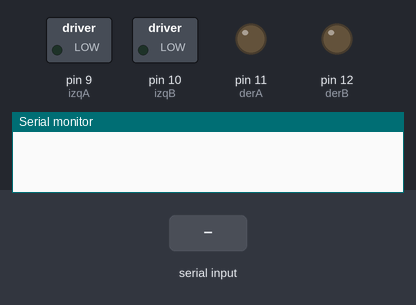
The sketch below on a simulated Arduino Uno, built with avr-gcc and run on an emulated ATmega328P. Shown: switched loads named in the sketch (green lamp = pin HIGH), output pins drawn as LEDs (lit = HIGH), the last lines printed to the serial monitor. Inputs (shaded band) come from the test bench.

Above: at 1.2 s.
1.3 s: "1" received over Serial
At 2.3 s:
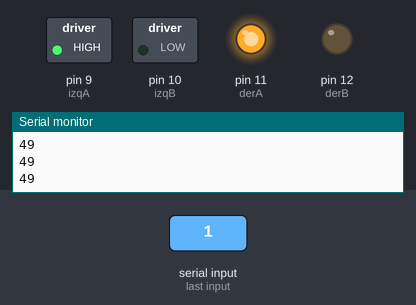
2.8 s: "2" received over Serial
At 3.6 s:
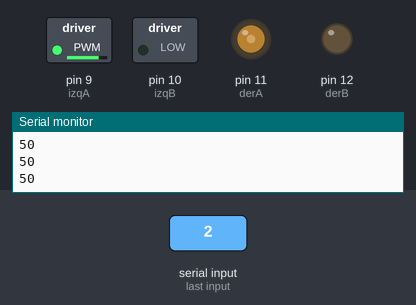
4.3 s: "4" received over Serial
At 4.8 s:
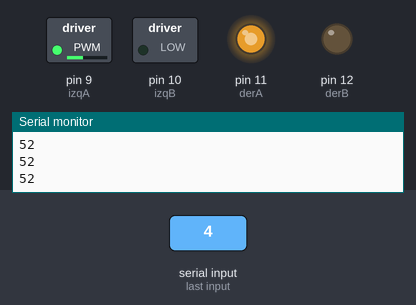
5.8 s: "5" received over Serial
At 7.0 s:
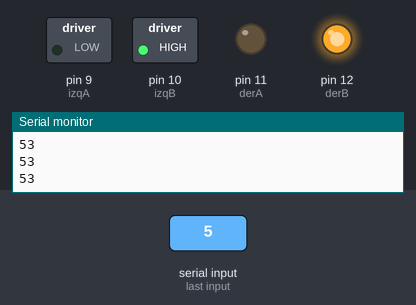
7.3 s: "6" received over Serial
At 8.3 s:
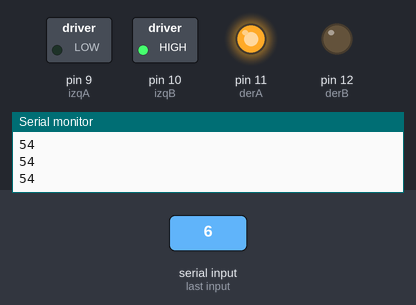
8.8 s: "1" received over Serial
At 9.4 s:
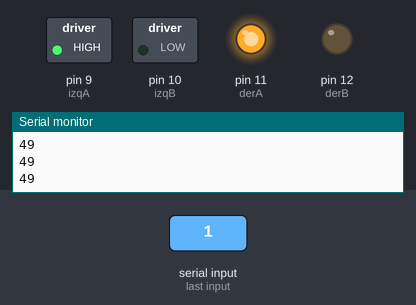
Timing chart, 0 to 11.3 s (numbered marks = the images above; inputs shaded):
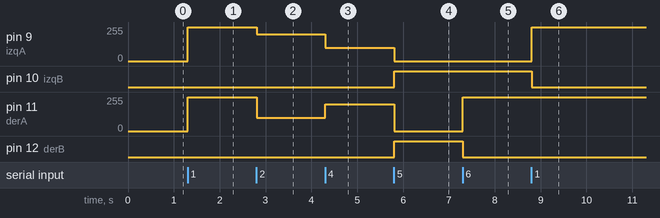

Measured:
- after the input at 1.3 s, pin 9 (izqA), pin 11 (derA): 0/255 → 255/255 at once
- after the input at 2.8 s, pin 9 (izqA): 255/255 → 200/255 at once; pin 11 (derA): 255/255 → 100/255 at once
- after the input at 4.3 s, pin 9 (izqA): 200/255 → 100/255 at once; pin 11 (derA): 100/255 → 200/255 at once
- after the input at 5.8 s, pin 9 (izqA): 100/255 → 0/255 at once; pin 10 (izqB), pin 12 (derB): LOW → HIGH at once; pin 11 (derA): 200/255 → 0/255 at once
- after the input at 7.3 s, pin 11 (derA): 0/255 → 255/255 at once; pin 12 (derB): HIGH → LOW at once
- after the input at 8.8 s, pin 9 (izqA): 0/255 → 255/255 at once; pin 10 (izqB): HIGH → LOW at once

The sketch:

FS9RVMZIQV7K9Q5.ino
```cpp
int izqA = 9;
int izqB = 10;
int derA = 11;
int derB = 12;
int vel = 255; // Velocidad de los motores (0-255)
int estado = 0; // inicia detenido

void setup() {
Serial.begin(9600); // inicia el puerto serial para comunicacion con el Bluetooth
pinMode(derA, OUTPUT);
pinMode(derB, OUTPUT);
pinMode(izqA, OUTPUT);
pinMode(izqB, OUTPUT);
}

void loop() {

if(Serial.available()>0){ // lee el bluetooth y almacena en estado
estado = Serial.read();
}
if(estado=='1'){ // Forward
  Serial.println(estado);
analogWrite(derB, 0);
analogWrite(izqB, 0);
analogWrite(derA, vel);
analogWrite(izqA, vel);
}
if(estado=='2'){ // right
    Serial.println(estado);
analogWrite(derB, 0);
analogWrite(izqB, 0);
analogWrite(derA, 100);
analogWrite(izqA, 200);
}
if(estado=='3'){ // Stop
    Serial.println(estado);
analogWrite(derB, 0);
analogWrite(izqB, 0);
analogWrite(derA, 0);
analogWrite(izqA, 0);
}
if(estado=='4'){ // left
    Serial.println(estado);
analogWrite(derB, 0);
analogWrite(izqB, 0);
analogWrite(izqA, 100);
analogWrite(derA, 200);
}

if(estado=='5'){ // Reverse
    Serial.println(estado);
analogWrite(derA, 0);
analogWrite(izqA, 0);
analogWrite(derB, vel);
analogWrite(izqB, vel);
}
if(estado=='6'){ // left
    Serial.println(estado);
analogWrite(derB, 0);
analogWrite(izqB, vel);
analogWrite(izqA, 0);
analogWrite(derA, vel);
}

}
```
